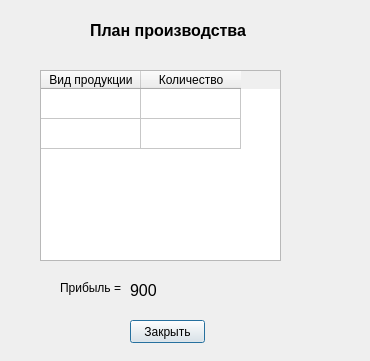
<?xml version="1.0" encoding="UTF-8"?>
<ui version="4.0">
 <class>ResultWindow</class>
 <widget class="QDialog" name="ResultWindow">
  <property name="geometry">
   <rect>
    <x>0</x>
    <y>0</y>
    <width>370</width>
    <height>361</height>
   </rect>
  </property>
  <property name="windowTitle">
   <string>Dialog</string>
  </property>
  <widget class="QLabel" name="label">
   <property name="geometry">
    <rect>
     <x>90</x>
     <y>10</y>
     <width>181</width>
     <height>41</height>
    </rect>
   </property>
   <property name="text">
    <string>&lt;!DOCTYPE HTML PUBLIC &quot;-//W3C//DTD HTML 4.0//EN&quot; &quot;http://www.w3.org/TR/REC-html40/strict.dtd&quot;&gt;
&lt;html&gt;&lt;head&gt;&lt;meta name=&quot;qrichtext&quot; content=&quot;1&quot; /&gt;&lt;style type=&quot;text/css&quot;&gt;
p, li { white-space: pre-wrap; }
&lt;/style&gt;&lt;/head&gt;&lt;body style=&quot; font-family:'MS Shell Dlg 2'; font-size:8.25pt; font-weight:400; font-style:normal;&quot;&gt;
&lt;p style=&quot; margin-top:0px; margin-bottom:0px; margin-left:0px; margin-right:0px; -qt-block-indent:0; text-indent:0px;&quot;&gt;&lt;span style=&quot; font-size:12pt; font-weight:600;&quot;&gt;План производства&lt;/span&gt;&lt;/p&gt;&lt;/body&gt;&lt;/html&gt;</string>
   </property>
  </widget>
  <widget class="QTableWidget" name="tableWidget">
   <property name="geometry">
    <rect>
     <x>40</x>
     <y>70</y>
     <width>241</width>
     <height>191</height>
    </rect>
   </property>
   <attribute name="horizontalHeaderVisible">
    <bool>true</bool>
   </attribute>
   <attribute name="verticalHeaderVisible">
    <bool>false</bool>
   </attribute>
   <row>
    <property name="text">
     <string>New Row</string>
    </property>
   </row>
   <row>
    <property name="text">
     <string>New Row</string>
    </property>
   </row>
   <column>
    <property name="text">
     <string>Вид продукции</string>
    </property>
   </column>
   <column>
    <property name="text">
     <string>Количество</string>
    </property>
   </column>
  </widget>
  <widget class="QLabel" name="label_2">
   <property name="geometry">
    <rect>
     <x>60</x>
     <y>280</y>
     <width>71</width>
     <height>16</height>
    </rect>
   </property>
   <property name="text">
    <string>Прибыль =</string>
   </property>
  </widget>
  <widget class="QLabel" name="label_3">
   <property name="geometry">
    <rect>
     <x>130</x>
     <y>280</y>
     <width>81</width>
     <height>21</height>
    </rect>
   </property>
   <property name="text">
    <string>&lt;!DOCTYPE HTML PUBLIC &quot;-//W3C//DTD HTML 4.0//EN&quot; &quot;http://www.w3.org/TR/REC-html40/strict.dtd&quot;&gt;
&lt;html&gt;&lt;head&gt;&lt;meta name=&quot;qrichtext&quot; content=&quot;1&quot; /&gt;&lt;style type=&quot;text/css&quot;&gt;
p, li { white-space: pre-wrap; }
&lt;/style&gt;&lt;/head&gt;&lt;body style=&quot; font-family:'MS Shell Dlg 2'; font-size:8.25pt; font-weight:400; font-style:normal;&quot;&gt;
&lt;p style=&quot; margin-top:0px; margin-bottom:0px; margin-left:0px; margin-right:0px; -qt-block-indent:0; text-indent:0px;&quot;&gt;&lt;span style=&quot; font-size:12pt;&quot;&gt;900&lt;/span&gt;&lt;/p&gt;&lt;/body&gt;&lt;/html&gt;</string>
   </property>
  </widget>
  <widget class="QPushButton" name="pushButton">
   <property name="geometry">
    <rect>
     <x>130</x>
     <y>320</y>
     <width>75</width>
     <height>23</height>
    </rect>
   </property>
   <property name="text">
    <string>Закрыть</string>
   </property>
  </widget>
 </widget>
 <resources/>
 <connections/>
</ui>
